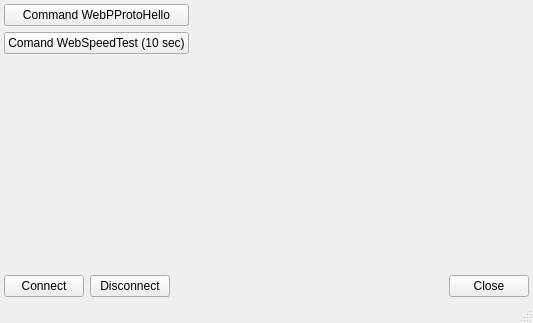
<?xml version="1.0" encoding="UTF-8"?>
<ui version="4.0">
 <class>MainWindow</class>
 <widget class="QMainWindow" name="MainWindow">
  <property name="geometry">
   <rect>
    <x>0</x>
    <y>0</y>
    <width>533</width>
    <height>323</height>
   </rect>
  </property>
  <property name="windowTitle">
   <string>WDemo 01 Client</string>
  </property>
  <widget class="QWidget" name="centralwidget">
   <layout class="QVBoxLayout" name="verticalLayout">
    <property name="leftMargin">
     <number>4</number>
    </property>
    <property name="topMargin">
     <number>4</number>
    </property>
    <property name="rightMargin">
     <number>4</number>
    </property>
    <property name="bottomMargin">
     <number>4</number>
    </property>
    <item>
     <layout class="QGridLayout" name="gridLayout">
      <item row="0" column="1">
       <spacer name="horizontalSpacer_2">
        <property name="orientation">
         <enum>Qt::Horizontal</enum>
        </property>
        <property name="sizeHint" stdset="0">
         <size>
          <width>40</width>
          <height>20</height>
         </size>
        </property>
       </spacer>
      </item>
      <item row="0" column="0">
       <widget class="QPushButton" name="btnWebPProtoHello">
        <property name="text">
         <string>Command WebPProtoHello</string>
        </property>
       </widget>
      </item>
      <item row="1" column="0">
       <widget class="QPushButton" name="btnWebSpeedTest">
        <property name="text">
         <string>Comand WebSpeedTest (10 sec)</string>
        </property>
       </widget>
      </item>
     </layout>
    </item>
    <item>
     <spacer name="verticalSpacer">
      <property name="orientation">
       <enum>Qt::Vertical</enum>
      </property>
      <property name="sizeHint" stdset="0">
       <size>
        <width>20</width>
        <height>212</height>
       </size>
      </property>
     </spacer>
    </item>
    <item>
     <layout class="QHBoxLayout" name="horizontalLayout">
      <item>
       <widget class="QPushButton" name="btnConnect">
        <property name="text">
         <string>Connect</string>
        </property>
       </widget>
      </item>
      <item>
       <widget class="QPushButton" name="btnDisconnect">
        <property name="text">
         <string>Disconnect</string>
        </property>
       </widget>
      </item>
      <item>
       <spacer name="horizontalSpacer">
        <property name="orientation">
         <enum>Qt::Horizontal</enum>
        </property>
        <property name="sizeHint" stdset="0">
         <size>
          <width>40</width>
          <height>20</height>
         </size>
        </property>
       </spacer>
      </item>
      <item>
       <widget class="QPushButton" name="btnClose">
        <property name="text">
         <string>Close</string>
        </property>
       </widget>
      </item>
     </layout>
    </item>
   </layout>
  </widget>
  <widget class="QStatusBar" name="statusBar"/>
 </widget>
 <resources/>
 <connections/>
</ui>
